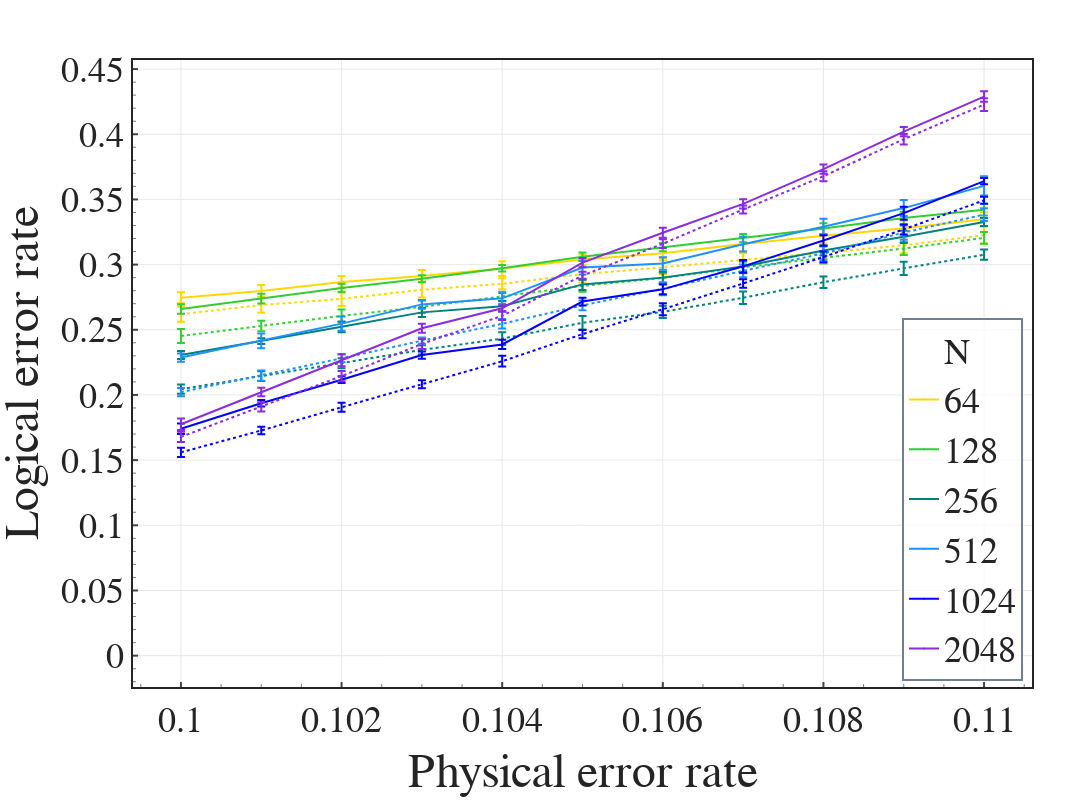

Here is the notebook cell this chart was saved with:
### Code cell
fig = go.Figure()
fig.add_scatter(x=[0.1], y=[0], mode='lines', name='N', line_color='rgba(255, 255, 255, 0)', showlegend=True)
for x,y in data_dict.items():
    if ('RM' in x) or ('HPW' in x) or ('l=1,' in x):
        continue
    if ('deg' in x):
        print(x)
        l = x.split(',')[0]
        fig.add_scatter(x=y[0], y=y[1], error_y=dict(type='data', array=y[2], visible=True), name=l[2:], line_color=color_dict[l.split('=')[1]], line_dash='solid',marker_size=1)
    else:
        l = x.split(',')[0]
        fig.add_scatter(x=y[0], y=y[1], error_y=dict(type='data', array=y[2], visible=True), name=l[2:], line_color=color_dict[l.split('=')[1]], line_dash='dot', showlegend=False, marker_size=1)

# fig.add_scatter(x=[0.1], y=[0], mode='lines', name='Method', line_color='rgba(255, 255, 255, 0)', showlegend=True)
# fig.add_scatter(x=[0.1], y=[0], mode='lines', name='Bad', line_color='black', showlegend=True)
# fig.add_scatter(x=[0.1], y=[0], mode='lines', name='Good', line_color='black', line_dash='dash', showlegend=True)

fig.update_layout(legend=dict(xanchor='right', yanchor='bottom', x=0.99, y=0.01, orientation='v'), height=800, width=1200)
# fig.update_xaxes(title_text=r'$\sqrt{(n_\text{c}(t|{T_\text{early}}))}$')
# fig.update_xaxes(title_text=r"$\Huge{\text{Physical error rate  } p}$", title_font_size=100)
# fig.update_yaxes(title_text=r'$\Huge{\text{Logical error rate  } p_L}$')
fig.update_xaxes(title_text='Physical error rate')
fig.update_yaxes(title_text='Logical error rate')
fig.show()
fig.write_image("PW_thresh.pdf")

### Figure 1 — Plotly figure (JSON) as saved in the notebook; plotly's stock layout.template omitted (floating-point values rounded to 4 significant figures)
{"data": [{"line": {"color": "rgba(255, 255, 255, 0)"}, "mode": "lines", "name": "N", "showlegend": true, "type": "scatter", "x": [0.1], "y": [0]}, {"error_y": {"array": [0.004241, 0.004609, 0.004523, 0.004543, 0.005615, 0.003976, 0.003827, 0.005832, 0.005826, 0.005854, 0.005144], "type": "data", "visible": true}, "line": {"color": "gold", "dash": "solid"}, "marker": {"size": 1}, "name": "64", "type": "scatter", "x": [0.1, 0.101, 0.102, 0.103, 0.104, 0.105, 0.106, 0.107, 0.108, 0.109, 0.11], "y": [0.2746, 0.2797, 0.2867, 0.2913, 0.297, 0.3038, 0.3087, 0.3158, 0.3221, 0.3279, 0.3348]}, {"error_y": {"array": [0.005767, 0.005997, 0.005511, 0.006014, 0.004242, 0.006355, 0.005115, 0.005136, 0.005165, 0.006068, 0.006365], "type": "data", "visible": true}, "line": {"color": "gold", "dash": "dot"}, "marker": {"size": 1}, "name": "64", "showlegend": false, "type": "scatter", "x": [0.1, 0.101, 0.102, 0.103, 0.104, 0.105, 0.106, 0.107, 0.108, 0.109, 0.11], "y": [0.262, 0.269, 0.2737, 0.2807, 0.2853, 0.2927, 0.298, 0.3035, 0.3095, 0.3148, 0.3226]}, {"error_y": {"array": [0.003652, 0.003679, 0.003237, 0.002659, 0.002441, 0.003283, 0.003112, 0.003197, 0.004107, 0.004722, 0.004539], "type": "data", "visible": true}, "line": {"color": "limegreen", "dash": "solid"}, "marker": {"size": 1}, "name": "128", "type": "scatter", "x": [0.1, 0.101, 0.102, 0.103, 0.104, 0.105, 0.106, 0.107, 0.108, 0.109, 0.11], "y": [0.266, 0.2739, 0.2821, 0.2892, 0.2972, 0.306, 0.3134, 0.3203, 0.3277, 0.3357, 0.3421]}, {"error_y": {"array": [0.005425, 0.00401, 0.004816, 0.00468, 0.003536, 0.004442, 0.003895, 0.004526, 0.004358, 0.005002, 0.004435], "type": "data", "visible": true}, "line": {"color": "limegreen", "dash": "dot"}, "marker": {"size": 1}, "name": "128", "showlegend": false, "type": "scatter", "x": [0.1, 0.101, 0.102, 0.103, 0.104, 0.105, 0.106, 0.107, 0.108, 0.109, 0.11], "y": [0.2452, 0.2529, 0.2607, 0.2676, 0.2756, 0.2837, 0.2897, 0.2979, 0.3052, 0.3124, 0.3205]}, {"error_y": {"array": [0.003027, 0.002191, 0.00411, 0.003606, 0.004026, 0.004394, 0.00451, 0.004161, 0.003899, 0.004671, 0.003083], "type": "data", "visible": true}, "line": {"color": "teal", "dash": "solid"}, "marker": {"size": 1}, "name": "256", "type": "scatter", "x": [0.1, 0.101, 0.102, 0.103, 0.104, 0.105, 0.106, 0.107, 0.108, 0.109, 0.11], "y": [0.2306, 0.2413, 0.2523, 0.2634, 0.268, 0.2848, 0.29, 0.2985, 0.3108, 0.3213, 0.3327]}, {"error_y": {"array": [0.003524, 0.003788, 0.003885, 0.003592, 0.004843, 0.005247, 0.004717, 0.004759, 0.004429, 0.005118, 0.003959], "type": "data", "visible": true}, "line": {"color": "teal", "dash": "dot"}, "marker": {"size": 1}, "name": "256", "showlegend": false, "type": "scatter", "x": [0.1, 0.101, 0.102, 0.103, 0.104, 0.105, 0.106, 0.107, 0.108, 0.109, 0.11], "y": [0.2045, 0.2145, 0.2244, 0.2346, 0.2432, 0.2554, 0.2637, 0.2745, 0.2865, 0.2971, 0.3076]}, {"error_y": {"array": [0.003199, 0.005589, 0.005545, 0.003373, 0.004071, 0.005272, 0.004855, 0.005685, 0.006043, 0.006144, 0.007355], "type": "data", "visible": true}, "line": {"color": "dodgerblue", "dash": "solid"}, "marker": {"size": 1}, "name": "512", "type": "scatter", "x": [0.1, 0.101, 0.102, 0.103, 0.104, 0.105, 0.106, 0.107, 0.108, 0.109, 0.11], "y": [0.2287, 0.2415, 0.2547, 0.2695, 0.2741, 0.2978, 0.3008, 0.3157, 0.3291, 0.3434, 0.3604]}, {"error_y": {"array": [0.003147, 0.003931, 0.003047, 0.002424, 0.0036, 0.00366, 0.004974, 0.004824, 0.00534, 0.005499, 0.004881], "type": "data", "visible": true}, "line": {"color": "dodgerblue", "dash": "dot"}, "marker": {"size": 1}, "name": "512", "showlegend": false, "type": "scatter", "x": [0.1, 0.101, 0.102, 0.103, 0.104, 0.105, 0.106, 0.107, 0.108, 0.109, 0.11], "y": [0.2021, 0.2149, 0.2281, 0.2416, 0.2546, 0.2687, 0.2815, 0.2952, 0.3086, 0.3246, 0.3383]}, {"error_y": {"array": [0.004085, 0.002492, 0.002599, 0.002789, 0.003496, 0.002976, 0.003785, 0.004906, 0.003981, 0.004982, 0.002465], "type": "data", "visible": true}, "line": {"color": "blue", "dash": "solid"}, "marker": {"size": 1}, "name": "1024", "type": "scatter", "x": [0.1, 0.101, 0.102, 0.103, 0.104, 0.105, 0.106, 0.107, 0.108, 0.109, 0.11], "y": [0.1741, 0.1936, 0.2117, 0.2306, 0.2388, 0.2716, 0.281, 0.2987, 0.3185, 0.3395, 0.364]}, {"error_y": {"array": [0.00356, 0.002889, 0.003365, 0.00307, 0.004139, 0.003251, 0.004613, 0.003287, 0.004141, 0.003836, 0.002665], "type": "data", "visible": true}, "line": {"color": "blue", "dash": "dot"}, "marker": {"size": 1}, "name": "1024", "showlegend": false, "type": "scatter", "x": [0.1, 0.101, 0.102, 0.103, 0.104, 0.105, 0.106, 0.107, 0.108, 0.109, 0.11], "y": [0.1559, 0.1727, 0.1906, 0.2082, 0.2259, 0.2467, 0.2658, 0.2855, 0.3059, 0.327, 0.3493]}, {"error_y": {"array": [0.004463, 0.003322, 0.004631, 0.003408, 0.002391, 0.00349, 0.0038, 0.003511, 0.003485, 0.003486, 0.004011], "type": "data", "visible": true}, "line": {"color": "blueviolet", "dash": "solid"}, "marker": {"size": 1}, "name": "2048", "type": "scatter", "x": [0.1, 0.101, 0.102, 0.103, 0.104, 0.105, 0.106, 0.107, 0.108, 0.109, 0.11], "y": [0.1775, 0.2023, 0.2266, 0.2511, 0.2665, 0.3015, 0.3245, 0.3466, 0.3733, 0.402, 0.4289]}, {"error_y": {"array": [0.003867, 0.003479, 0.003987, 0.003826, 0.003286, 0.00303, 0.003383, 0.003059, 0.003896, 0.004042, 0.004882], "type": "data", "visible": true}, "line": {"color": "blueviolet", "dash": "dot"}, "marker": {"size": 1}, "name": "2048", "showlegend": false, "type": "scatter", "x": [0.1, 0.101, 0.102, 0.103, 0.104, 0.105, 0.106, 0.107, 0.108, 0.109, 0.11], "y": [0.1678, 0.1908, 0.2145, 0.2392, 0.2608, 0.2916, 0.316, 0.3422, 0.3678, 0.3962, 0.4228]}], "layout": {"height": 800, "legend": {"orientation": "v", "x": 0.99, "xanchor": "right", "y": 0.01, "yanchor": "bottom"}, "width": 1200, "xaxis": {"title": {"text": "Physical error rate"}}, "yaxis": {"title": {"text": "Logical error rate"}}}}
